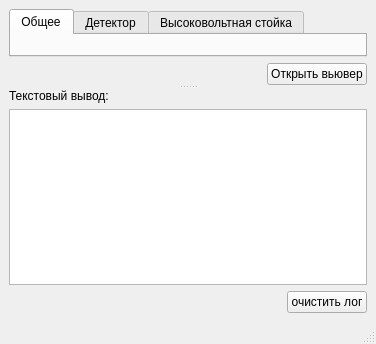
<?xml version="1.0" encoding="UTF-8"?>
<ui version="4.0">
 <class>CamacClientForm</class>
 <widget class="QMainWindow" name="CamacClientForm">
  <property name="geometry">
   <rect>
    <x>0</x>
    <y>0</y>
    <width>376</width>
    <height>344</height>
   </rect>
  </property>
  <property name="windowTitle">
   <string>Online</string>
  </property>
  <widget class="QWidget" name="centralwidget">
   <layout class="QHBoxLayout" name="horizontalLayout_6">
    <item>
     <widget class="QSplitter" name="splitter">
      <property name="orientation">
       <enum>Qt::Vertical</enum>
      </property>
      <widget class="QWidget" name="verticalLayoutWidget_3">
       <layout class="QVBoxLayout" name="verticalLayout">
        <item>
         <widget class="QTabWidget" name="tabWidget">
          <property name="sizePolicy">
           <sizepolicy hsizetype="Expanding" vsizetype="Expanding">
            <horstretch>0</horstretch>
            <verstretch>0</verstretch>
           </sizepolicy>
          </property>
          <property name="currentIndex">
           <number>0</number>
          </property>
          <widget class="QWidget" name="generalTab">
           <attribute name="title">
            <string>Общее</string>
           </attribute>
           <layout class="QVBoxLayout" name="verticalLayout_5"/>
          </widget>
          <widget class="QWidget" name="CCPC7Tab">
           <attribute name="title">
            <string>Детектор</string>
           </attribute>
           <layout class="QVBoxLayout" name="verticalLayout_7"/>
          </widget>
          <widget class="QWidget" name="HVTab">
           <attribute name="title">
            <string>Высоковольтная стойка</string>
           </attribute>
           <layout class="QVBoxLayout" name="verticalLayout_3"/>
          </widget>
         </widget>
        </item>
        <item>
         <layout class="QHBoxLayout" name="horizontalLayout_5">
          <item>
           <spacer name="horizontalSpacer_2">
            <property name="orientation">
             <enum>Qt::Horizontal</enum>
            </property>
            <property name="sizeHint" stdset="0">
             <size>
              <width>40</width>
              <height>20</height>
             </size>
            </property>
           </spacer>
          </item>
          <item>
           <widget class="QPushButton" name="openViewerButton">
            <property name="text">
             <string>Открыть вьювер</string>
            </property>
           </widget>
          </item>
         </layout>
        </item>
       </layout>
      </widget>
      <widget class="QWidget" name="verticalLayoutWidget_2">
       <layout class="QVBoxLayout" name="verticalLayout_9">
        <property name="topMargin">
         <number>0</number>
        </property>
        <property name="bottomMargin">
         <number>0</number>
        </property>
        <item>
         <widget class="QLabel" name="label_2">
          <property name="text">
           <string>Текстовый вывод:</string>
          </property>
         </widget>
        </item>
        <item>
         <widget class="QTextBrowser" name="output">
          <property name="sizePolicy">
           <sizepolicy hsizetype="Expanding" vsizetype="Expanding">
            <horstretch>0</horstretch>
            <verstretch>2</verstretch>
           </sizepolicy>
          </property>
         </widget>
        </item>
        <item>
         <layout class="QHBoxLayout" name="horizontalLayout">
          <item>
           <spacer name="horizontalSpacer">
            <property name="orientation">
             <enum>Qt::Horizontal</enum>
            </property>
            <property name="sizeHint" stdset="0">
             <size>
              <width>40</width>
              <height>20</height>
             </size>
            </property>
           </spacer>
          </item>
          <item>
           <widget class="QPushButton" name="clearLogButton">
            <property name="text">
             <string>очистить лог</string>
            </property>
           </widget>
          </item>
         </layout>
        </item>
       </layout>
      </widget>
     </widget>
    </item>
   </layout>
   <zorder>splitter_2</zorder>
   <zorder>label_2</zorder>
   <zorder>splitter_2</zorder>
  </widget>
  <widget class="QMenuBar" name="menubar">
   <property name="geometry">
    <rect>
     <x>0</x>
     <y>0</y>
     <width>376</width>
     <height>17</height>
    </rect>
   </property>
  </widget>
  <widget class="QStatusBar" name="statusbar"/>
 </widget>
 <resources/>
 <connections/>
</ui>
